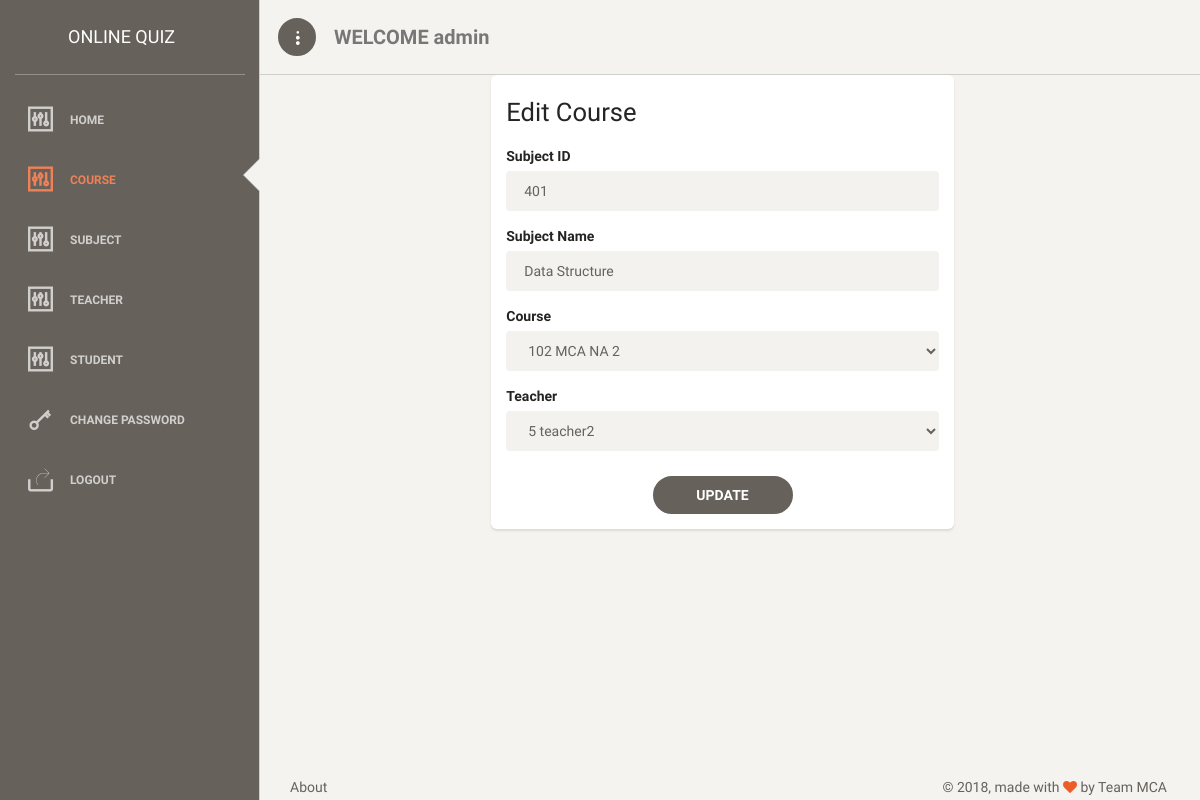
Page /editSubject.php?id=401 (signed in) on the committed database.
### tables this page shows
CREATE TABLE `subject` (
  `s_id` int(11) NOT NULL,
  `s_name` varchar(50) NOT NULL,
  `c_id` int(11) NOT NULL,
  `t_id` int(11) NOT NULL
);

CREATE TABLE `course` (
  `c_id` int(11) NOT NULL,
  `c_name` varchar(50) NOT NULL,
  `branch` set('NA','CS','IT') NOT NULL,
  `year` set('1','2','3','4') NOT NULL
);

CREATE TABLE `user` (
  `user_id` int(50) NOT NULL,
  `u_handle` varchar(50) NOT NULL,
  `u_pass` varchar(50) NOT NULL,
  `type` set('admin','student','teacher') NOT NULL
);

### editSubject.php (the view, shortened to what this page needs)
<?php
	$id=$_GET["id"];
	$n=$_SESSION['sess_name'];
	$a="teacher";
	$con=mysqli_connect('localhost','root','') or die(mysql_error());
	mysqli_select_db($con,'online_test') or die("cannot select DB");
	$query2=mysqli_query($con,"SELECT * FROM course");
	$query1=mysqli_query($con,"SELECT * FROM user WHERE type='$a'");
	$query=mysqli_query($con,"SELECT * FROM subject where s_id='$id'");
	$numrows=mysqli_num_rows($query);
	if($numrows>0)
	{$row=mysqli_fetch_row($query);
	$s_name=$row[1];
	$c_id=$row[2];
	$t_id=$row[3];
	}
?>
<!DOCTYPE html>
<html lang="en">
<head>
	<link href="assets/css/bootstrap.min.css" rel="stylesheet" />
	<link href="assets/css/paper-dashboard.css" rel="stylesheet" />
	<link href="assets/css/demo.css" rel="stylesheet" />
	<link href="http://maxcdn.bootstrapcdn.com/font-awesome/latest/css/font-awesome.min.css" rel="stylesheet">
	<link href="assets/css/themify-icons.css" rel="stylesheet">
</head>
<body>
	<div class="wrapper">
		<div class="sidebar" data-background-color="brown" data-active-color="danger">
			<div class="logo">
				<a href="javascript:void(0)" class="simple-text logo-normal">
					Online Quiz
				</a>
			</div>
			<div class="sidebar-wrapper">
				<ul class="nav">
					<li>
						<a href="a_home.php">
							<i class="ti-panel"></i>
								<p>Home</p>
						</a>
					</li>
					<li class="active">
						<a href="course.php">
							<i class="ti-panel"></i>
								<p>Course</p>
						</a>
					</li>
					<li>
						<a href="subject.php">
							<i class="ti-panel"></i>
								<p>Subject</p>
						</a>
					</li>
					<li>
						<a href="teacher.php">
							<i class="ti-panel"></i>
								<p>Teacher</p>
						</a>
					</li>
					<li>
						<a href="student.php">
							<i class="ti-panel"></i>
								<p>Student</p>
						</a>
					</li>
					<li>
						<a href="changepassword.php">
							<i class="ti-key"></i>
							<p>
									Change Password
							</p>
						</a>
					</li>
					<li>
						<a href="logout.php">
							<i class="ti-share"></i>
							<p>
									Logout
							</p>
						</a>
					</li>
				</ul>
			</div>
		</div>
		<div class="main-panel">
			<nav class="navbar navbar-default">
				<div class="container-fluid">
					<div class="navbar-minimize">
						<button id="minimizeSidebar" class="btn btn-fill btn-icon"><i class="ti-more-alt"></i></button>
					</div>
					<div class="navbar-header">
						<p class="navbar-brand">
							<b>WELCOME <?php echo $n ?></b>
						</p>
					</div>
					<div class="collapse navbar-collapse">
					</div>
				</div>
			</nav>
			<div class="content" style="margin-top: 0px; padding-top: 0px;padding-left: 0px;">
				<div class="responsive-cards" style="width: 50%; margin-left: auto; margin-right: auto; border-radius: 7px;">
				<div class="">
							<form method="post">
								<div class="card" data-background="color" data-color="blue">
									<div class="card-header">
										<h3 class="card-title">Edit Course</h3>
									</div>
									<div class="card-content">
										<div class="form-group">
											<label>Subject ID</label>
											<input type="text" placeholder="Course ID" name="username" value="<?php echo $id?>" class="form-control input-no-border">
										</div>
										<div class="form-group">
											<label>Subject Name</label>
											<input type="text" placeholder="Course Name" name="password" value="<?php echo $s_name?>"class="form-control input-no-border">
										</div>
										<div class="form-group">
											<label>Course</label>
											<select name="course" value="<?php echo $c_id?>" class="form-control input-no-border">
											<?php
												while($row=mysqli_fetch_row($query2))
												{
													echo "<option value='$row[0]'";if($row[0]==$c_id) echo 'selected="selected"'; echo ">$row[0]  $row[1]  $row[2]  $row[3]</option>";
												}
											?>
											</select>
										</div>
										<div class="form-group">
											<label>Teacher</label>
											<select name="teacher" value="<?php echo $t_id?>" class="form-control input-no-border">
											<?php
												while($row=mysqli_fetch_row($query1))
												{
													echo "<option value='$row[0]'"; if($row[0]==$t_id) echo 'selected="selected"'; echo ">$row[0]  $row[1]</option>";
												}
											?>
											</select>
										</div>
									</div>
									<div class="card-footer text-center">
										<button type="submit" value="login" name="submit" class="btn btn-fill btn-wd ">UPDATE</button>
									</div>
								</div>
							</form>
						</div>
					</div>
			</div>
			<footer class="footer" style="border: 0px;">
				<div class="container-fluid">
					<nav class="pull-left">
						<ul>
							<li>
								<a href="new.html">
                    About
                </a>
							</li>
						</ul>
					</nav>
					<div class="copyright pull-right">
						&copy;
						, made with <i class="fa fa-heart heart"></i> by Team MCA
					</div>
				</div>
			</footer>
		</div>
	</div>
</body>
</html>

### editSubject.php (style rules this page uses)
.responsive-cards { width: 47.4%; }

### rows in the picture
subject: password "Data Structure", course "102 MCA NA 2", teacher "5 teacher2"

### other values in the picture
$n "admin"
